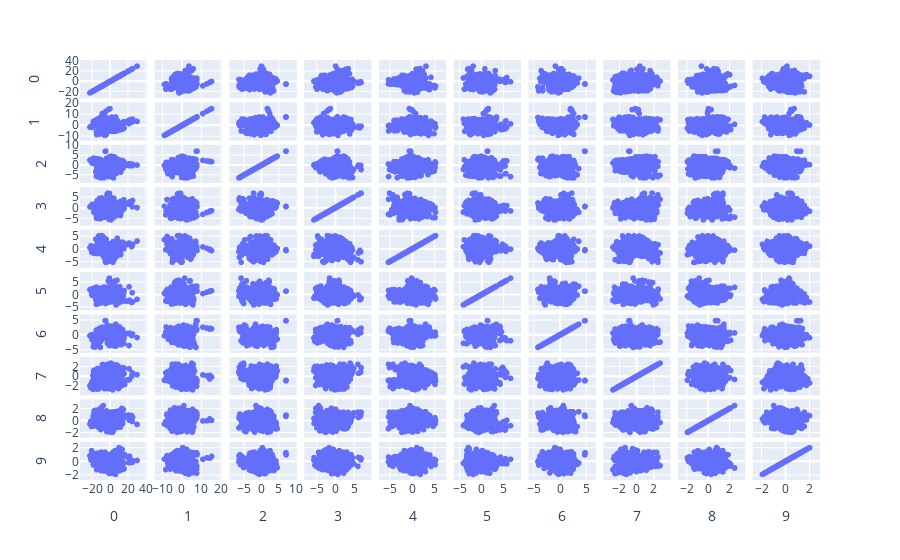

Notebook source saved alongside this figure:
### Code cell
plt.figure(figsize=(15, 10))
import plotly.express as px
fig = px.scatter_matrix(data_vib)
fig.show()

### Figure 1 — Plotly figure (JSON) as saved in the notebook; plotly's stock layout.template omitted (floating-point values rounded to 4 significant figures; data arrays with more than 128 entries replaced by an {"elided": "..."} marker saying what was removed)
{"data": [{"dimensions": [{"axis": {"matches": true}, "label": "0", "values": {"elided": "652 float values"}}, {"axis": {"matches": true}, "label": "1", "values": {"elided": "652 float values"}}, {"axis": {"matches": true}, "label": "2", "values": {"elided": "652 float values"}}, {"axis": {"matches": true}, "label": "3", "values": {"elided": "652 float values"}}, {"axis": {"matches": true}, "label": "4", "values": {"elided": "652 float values"}}, {"axis": {"matches": true}, "label": "5", "values": {"elided": "652 float values"}}, {"axis": {"matches": true}, "label": "6", "values": {"elided": "652 float values"}}, {"axis": {"matches": true}, "label": "7", "values": {"elided": "652 float values"}}, {"axis": {"matches": true}, "label": "8", "values": {"elided": "652 float values"}}, {"axis": {"matches": true}, "label": "9", "values": {"elided": "652 float values"}}], "hovertemplate": "%{xaxis.title.text}=%{x}<br>%{yaxis.title.text}=%{y}<extra></extra>", "legendgroup": "", "marker": {"color": "#636efa", "symbol": "circle"}, "name": "", "showlegend": false, "type": "splom"}], "layout": {"dragmode": "select", "legend": {"tracegroupgap": 0}, "margin": {"t": 60}}}
